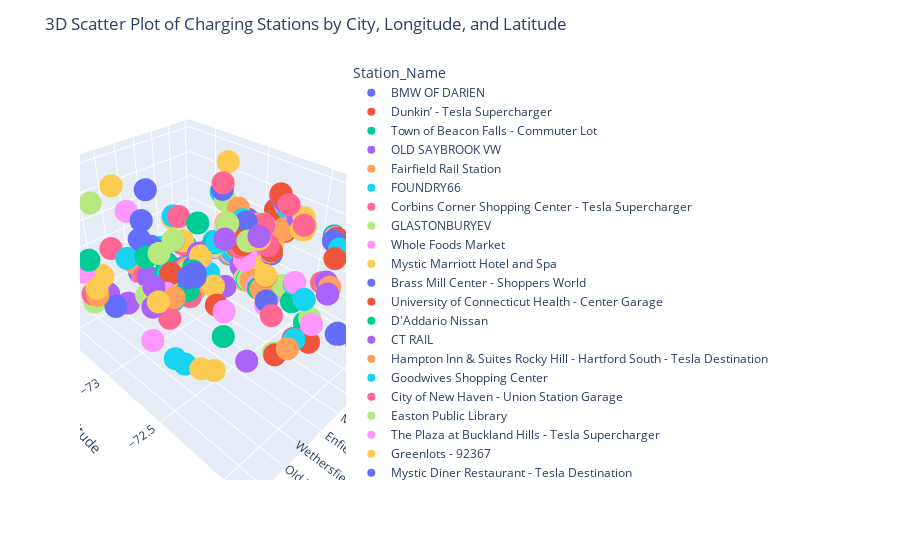

Notebook code cell kept with this figure:
### Code cell
# 3D plot showing the City, longitude and latitudes along with the station names.
import plotly.express as px


fig = px.scatter_3d(df, x='City', y='Longitude', z='Latitude', color='Station_Name')
fig.update_layout(title='3D Scatter Plot of Charging Stations by City, Longitude, and Latitude')
fig.show()
